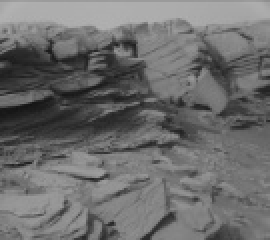
#> input picture martians/1.jpg, 135 x 120 px (shown 2 times larger); its folder holds 4 pictures in this run; the run also reads 1 picture not shown here
$ python run_framework.py
#> lines starting #> are read from the running program, lines starting #| are printed output that depends on the picture
### nn/load_images.py
import os
import numpy as np
import matplotlib.pyplot as plt


data_path = os.path.join('martians')

def load_image(path, img_name):

#> called with path = 'martians', img_name = '1.jpg'
    img = plt.imread(os.path.join(path, img_name))
#> img is the input picture: shape (120, 135, 3); min 19, max 178, mean 108.7

    if len(img.shape) == 3:
        img=np.mean(img, axis=2)
#> img: shape (120, 135) float64

    n_rows, n_cols = img.shape
#> n_rows = 120; n_cols = 135

    return img


def get_data_sets():

    filenames = os.listdir(data_path)
    img_names = [f for f in filenames if f[-4:] == '.jpg']

    def training_set():
        while True:
            cant_find = True
            while(cant_find):
                img = load_image(data_path, np.random.choice(img_names))
                if img.shape != (120, 135):
                    continue
                cant_find = False
            yield img

    def evaluation_set():
        while True:
            cant_find = True
            while (cant_find):
                img = load_image(data_path, np.random.choice(img_names))
                if img.shape != (120, 135):
                    continue
                cant_find = False
            yield img

    return training_set, evaluation_set

### nn/core/layers/range_normalization.py
import numpy as np
from core.layers.base import BaseLayer
class RangeNormalization(BaseLayer):

    def __init__(
            self,
            training_data,
            previous_layer=None
    ):
        self.previous_layer = previous_layer
        # Estimate the range based on a selection of training data
        n_range_test = 100
        self.range_min = 1e10
        self.range_max = -1e10
        for _ in range(n_range_test):
            sample = next(training_data())
            if self.range_min > np.min(sample):
                self.range_min = np.min(sample)
            if self.range_max < np.max(sample):
                self.range_max = np.max(sample)
        self.scale_factor = self.range_max - self.range_min
        self.offset_factor = self.range_min
        self.size = sample.size
        self.reset()

    # [26 lines left out: functions forward_pass, backward_pass, denormalize, not called in this run]

### nn/rune_loader.py
import numpy as np
import elder_futhark as ef


def get_data_sets():
    """
    This function creates two other functions that generate data.
    One generates a training data set and the other, an evaluation set.
    The examples have the format of a two-dimensional numpy array.
    They can be thought of as a very small (7-pixel by 7-pixel) image.
    The examples are drawn from the 24-rune alphabet of Elder Futhark.
    To use in a script:
        import data_loader_nordic_runes as dat
        training_generator, evaluation_grenerator = dat.get_data_sets()
        new_training_example = training_generator.next()
        new_evaluation_example = evaluation_generator.next()
    """

    examples = list(ef.runes.values())

    def training_set():
        while True:
            index = np.random.choice(len(examples))
            yield examples[index]

    def evaluation_set():
        while True:
            index = np.random.choice(len(examples))
            yield examples[index]

    return training_set, evaluation_set

### nn/viz/autoencoder_viz.py
"""
Generate an autoencoder neural network visualization
"""
import os
import numpy as np
import matplotlib.pyplot as plt
plt.switch_backend("agg")


class Printer(object):
    def __init__(self, input_shape=None):

        # Choose a color palette
        self.blue = "#04253a"
        self.green = "#4c837a"
        self.tan = "#e1ddbf"
        self.cmap = "bone"
        self.error_cmap = "RdGy"
        self.im_vmax = .5
        self.im_vmin = -.5
        self.DPI = 300

        # Changing these adjusts the size and layout of the visualization
        self.figure_width = 16
        self.figure_height = 9
        self.right_border = 0.7
        self.left_border = 0.7
        self.top_border = 0.8
        self.bottom_border = 0.6

        self.n_image_rows = input_shape[0]
        self.n_image_cols = input_shape[1]
        # Number of layers before the first Dense layer
        self.i_dense_layer_offset = 1

        self.input_image_bottom = 5
        self.input_image_height = 0.25 * self.figure_height
        self.error_image_scale = 0.7
        self.error_gap_scale = 0.3
        self.between_layer_scale = 0.8
        self.between_node_scale = 0.4

        self.savedir = "nn_images"
        try:
            os.mkdir(self.savedir)
        except Exception:
            pass
        try:
            for filename in os.listdir(self.savedir):
                if filename[-3:] == "png":
                    os.remove(os.path.join(self.savedir, filename))
        except Exception:
            pass

    # [395 lines left out: functions render, create_background, find_nn_size, find_node_image_size, find_between_layer_gap, find_between_node_gap and 9 more, not called in this run]

### run_framework.py
import numpy as np
import rune_loader as dat
import core.activation as activation
from core.model import ANN
import core.error_func as error_func
from core.layers.dense import Dense
from core.layers.difference import Difference
from core.layers.range_normalization import RangeNormalization
from core.initializers import Glorot
from core.optimizers.SGD import SGD
from core.optimizers.Momentum import Momentum
from core.optimizers.Adam import Adam
from core.regularization.L1 import L1
from core.regularization.Limit import Limit
from viz.autoencoder_viz import Printer
import load_images


training_set, evaluation_set = dat.get_data_sets()

training_set, evaluation_set = load_images.get_data_sets()

sample = next(training_set())
n_pixels = np.prod(sample.shape)
#> n_pixels = 16200
printer = Printer(input_shape=sample.shape)

N_NODES = [12960, 9720, 12960]
n_nodes = N_NODES + [n_pixels]
#> n_nodes = [12960, 9720, 12960, 16200]
# dropout_rates = [.2, .5]
model = []

model.append(RangeNormalization(training_set))
#> the loop in __init__, `for _ in range(n_range_test):` made 100 passes
#> (self.range_min, self.range_max) on pass 1: (29, 211)
#> self.range_min on passes 2 to 3: 26, 19
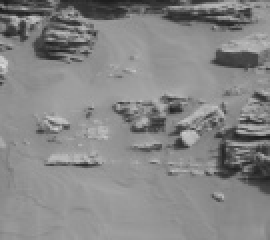
#> input picture martians/13.jpg, 135 x 120 px (shown 2 times larger)
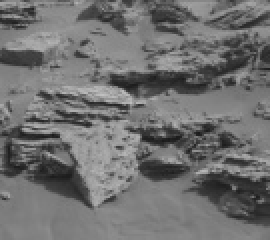
#> input picture martians/10.jpg, 135 x 120 px (shown 2 times larger)
#> after the loop in __init__, `for _ in range(n_range_test):`: self.range_max = 211; self.range_min = 19
#> in __init__, `self.scale_factor = self.range_max - self.range_min`: self.scale_factor = 192
#> in __init__, `self.offset_factor = self.range_min`: self.offset_factor = 19
#> (the run stopped early here; a loop or call above may not have finished)
